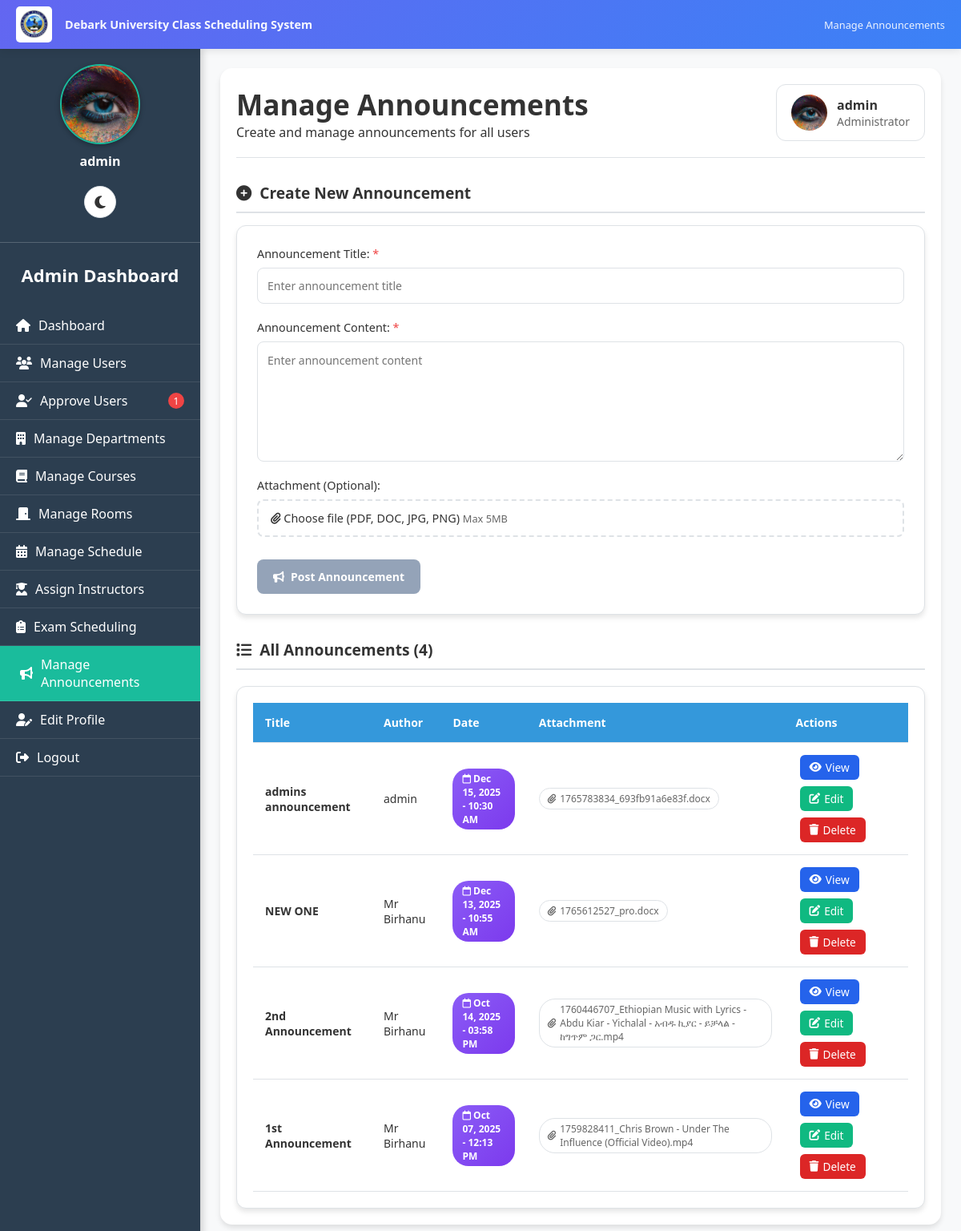
The app's page /admin/manage_announcements.php (signed in) with its own data.
### tables this page shows
CREATE TABLE `users` (
  `user_id` int(11) NOT NULL,
  `username` varchar(50) NOT NULL,
  `password` varchar(255) NOT NULL,
  `full_name` varchar(100) NOT NULL,
  `student_id` varchar(50) DEFAULT NULL,
  `email` varchar(100) DEFAULT NULL,
  `role` enum('admin','instructor','student','department_head') NOT NULL,
  `department_id` int(11) DEFAULT NULL,
  `year` varchar(10) DEFAULT NULL,
  `created_at` timestamp NOT NULL DEFAULT current_timestamp(),
  `profile_picture` varchar(255) DEFAULT NULL,
  `email_verified` tinyint(1) DEFAULT 0,
  `verification_token` varchar(255) DEFAULT NULL,
  `is_approved` tinyint(1) DEFAULT 0,
  `is_verified` tinyint(1) NOT NULL DEFAULT 0,
  `id_number` varchar(20) DEFAULT NULL
);

CREATE TABLE `announcements` (
  `announcement_id` int(11) NOT NULL,
  `title` varchar(255) NOT NULL,
  `message` text NOT NULL,
  `created_by` int(11) NOT NULL,
  `created_at` timestamp NOT NULL DEFAULT current_timestamp(),
  `department_id` int(11) DEFAULT NULL,
  `attachment` varchar(255) DEFAULT NULL,
  `external_link` varchar(255) DEFAULT NULL,
  `updated_at` timestamp NULL DEFAULT NULL ON UPDATE current_timestamp()
);

### public/admin/manage_announcements.php (the view, shortened to what this page needs)
<?php
require __DIR__ . '/../../includes/db.php';
include __DIR__ . '/../includes/darkmode.php';
$user_stmt = $pdo->prepare("SELECT username, email, profile_picture FROM users WHERE user_id=?");
$user_stmt->execute([$_SESSION['user_id']]);
$current_user = $user_stmt->fetch();
function getAdminProfilePicturePath($profile_picture) {
    $locations = [
        __DIR__ . '/../uploads/admin/' . $profile_picture,
        __DIR__ . '/../uploads/' . $profile_picture,
        __DIR__ . '/../../uploads/' . $profile_picture,
        'uploads/admin/' . $profile_picture,
        '../uploads/admin/' . $profile_picture,
        'uploads/' . $profile_picture,
        '../uploads/' . $profile_picture,
    ];
    foreach ($locations as $location) {
        if (file_exists($location)) {
            if (strpos($location, '/admin/') !== false) {
                return '../uploads/admin/' . $profile_picture;
            } elseif (strpos($location, 'uploads/admin/') !== false) {
                return 'uploads/admin/' . $profile_picture;
            } elseif (strpos($location, '../uploads/') !== false) {
                return '../uploads/' . $profile_picture;
            } elseif (strpos($location, 'uploads/') !== false) {
                return 'uploads/' . $profile_picture;
            }
        }
    }
    return '../assets/default_profile.png';
}
$profile_img_path = getAdminProfilePicturePath($current_user['profile_picture'] ?? '');
$pending_stmt = $pdo->query("SELECT COUNT(*) as count FROM users WHERE is_approved = 0");
$pending_approvals = $pending_stmt->fetchColumn() ?: 0;
try {
    $announcements_stmt = $pdo->query("
        SELECT a.*, u.username AS author
        FROM announcements a
        LEFT JOIN users u ON a.created_by = u.user_id
        ORDER BY a.created_at DESC
    ");
    $announcements = $announcements_stmt->fetchAll() ?: [];
} catch (Exception $e) {
    $announcements = [];
    $pdo->exec("
        CREATE TABLE IF NOT EXISTS announcements (
            announcement_id INT AUTO_INCREMENT PRIMARY KEY,
            title VARCHAR(255) NOT NULL,
            message TEXT NOT NULL,
            attachment VARCHAR(255),
            created_by INT NOT NULL,
            created_at DATETIME NOT NULL,
            updated_at DATETIME,
            FOREIGN KEY (created_by) REFERENCES users(user_id) ON DELETE CASCADE
        )
    ");
}
$current_page = basename($_SERVER['PHP_SELF']);
?>
<!DOCTYPE html>
<html lang="en" data-theme="<?= $darkMode ? 'dark' : 'light' ?>">
<head>
<link rel="stylesheet" href="https://cdnjs.cloudflare.com/ajax/libs/font-awesome/6.4.0/css/all.min.css">
<link rel="stylesheet" href="../../assets/css/darkmode.css">
</head>
<body>
<div class="university-header">
    <div class="header-left">
        <img src="../assets/images/dku logo.jpg" alt="Debark University Logo" class="dku-logo-img">
        <div class="system-title">Debark University Class Scheduling System</div>
    </div>
    <div class="header-right">
        Manage Announcements
    </div>
</div>
<div class="sidebar" id="sidebar">
    <div class="sidebar-content">
        <div class="sidebar-profile">
            <img src="<?= htmlspecialchars($profile_img_path) ?>" alt="Profile Picture" id="sidebarProfilePic"
                 onerror="this.onerror=null; this.src='../assets/default_profile.png';">
            <p><?= htmlspecialchars($current_user['username']) ?></p>
        </div>
        <h2>Admin Dashboard</h2>
        <nav>
            <a href="dashboard.php" class="<?= $current_page=='dashboard.php'?'active':'' ?>">
                <i class="fas fa-home"></i> Dashboard
            </a>
            <a href="manage_users.php" class="<?= $current_page=='manage_users.php'?'active':'' ?>">
                <i class="fas fa-users"></i> Manage Users
            </a>
            <a href="approve_users.php" class="<?= $current_page=='approve_users.php'?'active':'' ?>">
                <i class="fas fa-user-check"></i> Approve Users
                <?php if($pending_approvals > 0): ?>
                    <span class="pending-badge"><?= $pending_approvals ?></span>
                <?php endif; ?>
            </a>
            <a href="manage_departments.php" class="<?= $current_page=='manage_departments.php'?'active':'' ?>">
                <i class="fas fa-building"></i> Manage Departments
            </a>
            <a href="manage_courses.php" class="<?= $current_page=='manage_courses.php'?'active':'' ?>">
                <i class="fas fa-book"></i> Manage Courses
            </a>
            <a href="manage_rooms.php" class="<?= $current_page=='manage_rooms.php'?'active':'' ?>">
                <i class="fas fa-door-closed"></i> Manage Rooms
            </a>
            <a href="manage_schedules.php" class="<?= $current_page=='manage_schedules.php'?'active':'' ?>">
                <i class="fas fa-calendar-alt"></i> Manage Schedule
            </a>
            <a href="assign_instructors.php" class="<?= $current_page=='assign_instructors.php'?'active':'' ?>">
                <i class="fas fa-user-graduate"></i> Assign Instructors
            </a>
            <a href="admin_exam_schedules.php" class="<?= $current_page=='admin_exam_schedules.php'?'active':'' ?>">
                <i class="fas fa-clipboard-list"></i> Exam Scheduling
            </a>
            <a href="manage_announcements.php" class="active">
                <i class="fas fa-bullhorn"></i> Manage Announcements
            </a>
            <a href="edit_profile.php" class="<?= $current_page=='edit_profile.php'?'active':'' ?>">
                <i class="fas fa-user-edit"></i> Edit Profile
            </a>
            <a href="../logout.php">
                <i class="fas fa-sign-out-alt"></i> Logout
            </a>
        </nav>
    </div>
</div>
<div class="main-content">
    <div class="content-wrapper">
        <div class="header">
            <div>
                <h1>Manage Announcements</h1>
                <p>Create and manage announcements for all users</p>
            </div>
            <div class="user-info">
                <img src="<?= htmlspecialchars($profile_img_path) ?>" alt="Profile" id="headerProfilePic"
                     onerror="this.onerror=null; this.src='../assets/default_profile.png';">
                <div>
                    <div><?= htmlspecialchars($current_user['username']) ?></div>
                    <small>Administrator</small>
                </div>
            </div>
        </div>
        <div class="form-section">
            <div class="form-section-title">
                <i class="fas fa-plus-circle"></i>
                Create New Announcement
            </div>
            <div class="announcement-form-wrapper">
                <form method="POST" enctype="multipart/form-data" id="announcementForm" onsubmit="return validateForm()">
                    <div class="form-group">
                        <label class="required">Announcement Title:</label>
                        <input type="text" name="title" id="title" placeholder="Enter announcement title" required
                               maxlength="255" oninput="updateSubmitButton()">
                    </div>
                    <div class="form-group">
                        <label class="required">Announcement Content:</label>
                        <textarea name="message" id="message" placeholder="Enter announcement content" required
                                  oninput="updateSubmitButton()"></textarea>
                    </div>
                    <div class="form-group">
                        <label>Attachment (Optional):</label>
                        <div class="file-upload">
                            <label for="attachment" class="file-upload-label">
                                <i class="fas fa-paperclip"></i>
                                <span id="file-name">Choose file (PDF, DOC, JPG, PNG)</span>
                                <span style="font-size:0.8rem; color:var(--text-secondary);">
                                    Max 5MB
                                </span>
                            </label>
                        </div>
                    </div>
                    <div class="form-actions">
                        <button class="btn btn-primary" type="submit" name="post_announcement" id="submit-btn" disabled>
                            <i class="fas fa-bullhorn"></i>
                            Post Announcement
                        </button>
                    </div>
                </form>
            </div>
        </div>
        <div class="table-section">
            <div class="table-section-title">
                <i class="fas fa-list"></i>
                All Announcements (<?= count($announcements) ?>)
            </div>
            <div class="table-wrapper">
                <div class="table-container">
                    <table class="announcement-table" id="announcementTable">
                        <thead>
                            <tr>
                                <th>Title</th>
                                <th>Author</th>
                                <th>Date</th>
                                <th>Attachment</th>
                                <th>Actions</th>
                            </tr>
                        </thead>
                        <tbody>
                            <?php if(empty($announcements)): ?>
                                <tr>
                                    <td colspan="5" style="text-align:center; padding:30px; color:var(--text-secondary);">
                                        No announcements found. Create your first announcement above.
                                    </td>
                                </tr>
                            <?php else: ?>
                                <?php foreach($announcements as $a):
                                    $date = isset($a['created_at']) ? date('M d, Y - h:i A', strtotime($a['created_at'])) : 'N/A';
                                    $attachment_name = basename($a['attachment'] ?? '');
                                ?>
                                <tr data-label="Announcement">
                                    <td data-label="Title">
                                        <strong><?= htmlspecialchars($a['title'] ?? 'Untitled') ?></strong>
                                    </td>
                                    <td data-label="Author"><?= htmlspecialchars($a['author'] ?? 'Unknown') ?></td>
                                    <td data-label="Date">
                                        <span class="date-badge">
                                            <i class="far fa-calendar"></i> <?= $date ?>
                                        </span>
                                    </td>
                                    <td data-label="Attachment">
                                        <?php if(!empty($a['attachment'])): ?>
                                            <a href="../../uploads/<?= htmlspecialchars($a['attachment']) ?>"
                                               target="_blank" class="attachment-badge">
                                                <i class="fas fa-paperclip"></i>
                                                <?= htmlspecialchars($attachment_name) ?>
                                            </a>
                                        <?php else: ?>
                                            <span style="color:var(--text-secondary); font-style:italic;">None</span>
                                        <?php endif; ?>
                                    </td>
                                    <td data-label="Actions">
                                        <div class="action-buttons">
                                            <button class="action-link view" onclick="openModal('view', <?= $a['announcement_id'] ?>)">
                                                <i class="fas fa-eye"></i> View
                                            </button>
                                            <button class="action-link edit" onclick="openModal('edit', <?= $a['announcement_id'] ?>)">
                                                <i class="fas fa-edit"></i> Edit
                                            </button>
                                            <form method="POST" style="display:inline;"
                                                  onsubmit="return confirmDelete(this, '<?= htmlspecialchars(addslashes($a['title'] ?? 'Untitled')) ?>')">
                                                <button type="submit" name="delete" class="action-link delete">
                                                    <i class="fas fa-trash"></i> Delete
                                                </button>
                                            </form>
                                        </div>
                                    </td>
                                </tr>
                                <?php endforeach; ?>
                            <?php endif; ?>
                        </tbody>
                    </table>
                </div>
            </div>
        </div>
    </div>
</div>
</body>
</html>

### public/assets/css/darkmode.css (style rules this page uses)
:root { --bg-primary: #ffffff; --bg-secondary: #f3f4f6; --bg-sidebar: #2c3e50; --bg-card: #ffffff; --bg-input: #ffffff; --text-primary: #111827; --text-secondary: #4b5563; --text-light: #6b7280; --text-sidebar: #ecf0f1; --border-color: #d1d5db; --shadow-color: rgba(0, 0, 0, 0.1); --hover-color: #f9fafb; --table-header: #34495e; --table-stripe: #f2f2f2; --success-bg: #dcfce7; --success-text: #166534; --error-bg: #fee2e2; --error-text: #991b1b; --warning-bg: #fef3c7; --warning-text: #92400e; --info-bg: #dbeafe; --info-text: #1e40af; }
body { background: var(--bg-primary); color: var(--text-primary); }
.sidebar { background: var(--bg-sidebar) !important; }
.sidebar a { color: var(--text-sidebar) !important; }
.sidebar a.active { background: #1abc9c !important; }
.main-content { background: var(--bg-primary); }
.form-group label { color: var(--text-primary); }

### public/includes/darkmode.php (style rules this page uses)
:root { --bg-primary: #ffffff; --bg-secondary: #f3f4f6; --bg-sidebar: #2c3e50; --bg-card: #ffffff; --bg-input: #ffffff; --text-primary: #111827; --text-secondary: #4b5563; --text-light: #6b7280; --text-sidebar: #ecf0f1; --border-color: #d1d5db; --shadow-color: rgba(0, 0, 0, 0.1); --hover-color: #f9fafb; --table-header: #34495e; --table-stripe: #f2f2f2; }
body { background: var(--bg-primary); color: var(--text-primary); transition: background-color 0.3s ease, color 0.3s ease; }

### records on screen
users: profile_picture (picture), username "admin"
announcements: title "admins announcement", users.username "admin", created_at "Dec 15, 2025 - 10:30 AM", attachment "1765783834_693fb91a6e83f.docx"
announcements: title "NEW ONE", users.username "Mr Birhanu", created_at "Dec 13, 2025 - 10:55 AM", attachment "1765612527_pro.docx"
announcements: title "2nd Announcement", users.username "Mr Birhanu", created_at "Oct 14, 2025 - 03:58 PM", attachment "1760446707_Ethiopian Music with Lyrics - Abdu Kiar - Yichalal - አብዱ ኪያር - ይቻላል - ከግጥም ጋር.mp4"
announcements: title "1st Announcement", users.username "Mr Birhanu", created_at "Oct 07, 2025 - 12:13 PM", attachment "1759828411_Chris Brown - Under The Influence (Official Video).mp4"

### other values on screen
$pending_approvals "1"
count($announcements) "4"
